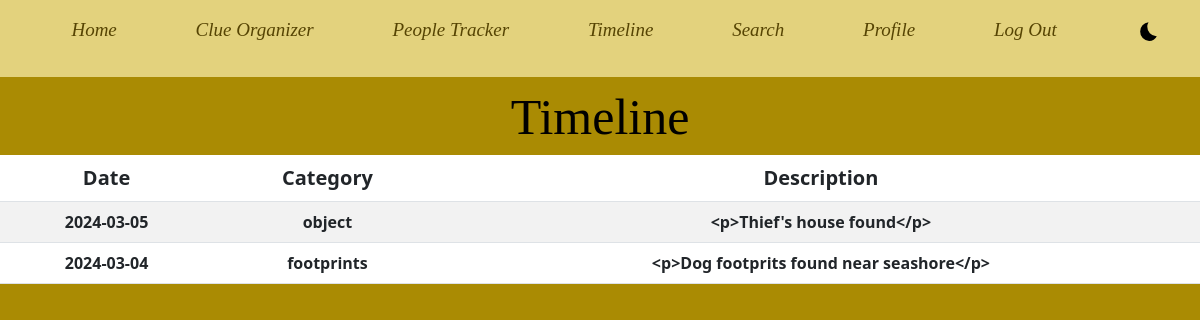
Before: /timeline (signed in) with the older database file.
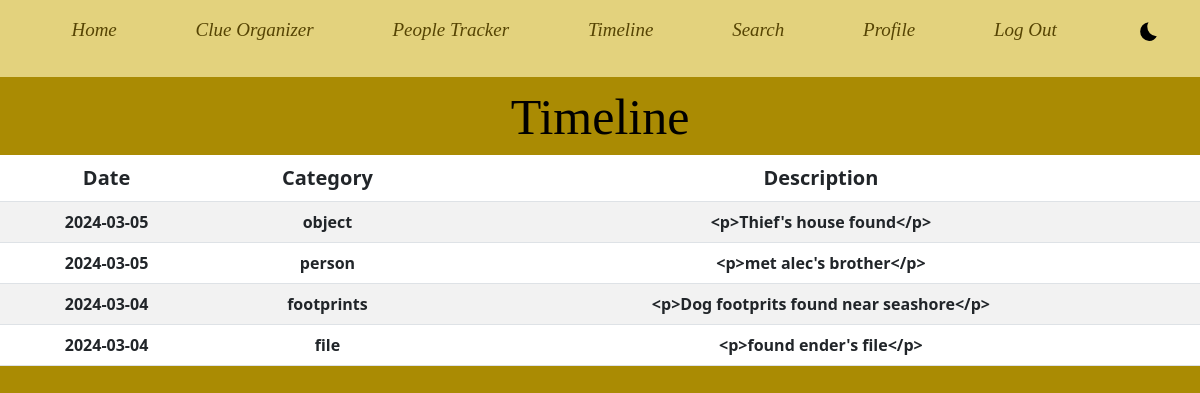
After: the same page with the newer database file.
### tables this page shows
CREATE TABLE clues (
  clue_id INTEGER PRIMARY KEY,
  category TEXT,
  date DATE,
  description TEXT,
  user_id INTEGER,
  FOREIGN KEY (user_id) REFERENCES users(id)
);

### app.py (the view)
@app.route("/timeline")
@login_required
def timeline():
  connection = get_db()
  cursor = connection.cursor()
  cursor.row_factory = sqlite3.Row
  cursor.execute("SELECT * FROM clues WHERE user_id = ? ORDER BY date DESC;", [session['user_id']])
  clueData = cursor.fetchall()
  cursor.close()
  return render_template("timeline.html", clueData=clueData)

### app.py (called while the page is built)
def get_db():
  db = getattr(g, '_database', None)
  if db is None:
    db= g._database = sqlite3.connect("mind-map.db")
  return db

### utils.py (called while the page is built)
def login_required(f):
    @wraps(f)
    def decorated_function(*args, **kwargs):
        if session.get("user_id") is None:
            return redirect("/login")
        return f(*args, **kwargs)
    return decorated_function

### templates/timeline.html (shortened to what this page needs)
{% extends "layout.html" %}
{% block css %}
<link rel="stylesheet" href="../static/css/timeline.css">{% endblock %}
{% block body %}
<div class="main">
  <div class="heading">
    Timeline
  </div>
  {% if clueData %}
    <table class="table table-striped table-hover">
      <thead>
        <tr class="trHead">
          <th>Date</th>
          <th>Category</th>
          <th>Description</th>
        </tr>
      </thead>
      <tbody>
        {% for clue in clueData %}
          <tr>
            <td>{{ clue.date }}</td>
            <td>{{ clue.category }}</td>
            <td>{{ clue.description }}</td>
          </tr>
        {% endfor %}
      </tbody>
    </table>
  {% else %}
    <h2> Nothing to show here. Add clues to display here</h2>
  {% endif %}
</div>
{% endblock %}

### templates/layout.html (shortened to what this page needs)
<!DOCTYPE html>
<html lang="en">
<head>
    <link href="https://cdn.jsdelivr.net/npm/bootstrap@5.3.0-alpha1/dist/css/bootstrap.min.css" rel="stylesheet">
    <link rel="stylesheet" href="../static/css/style.css">
    {% block css %}{% endblock %}
</head>
<body>
    <nav id="navbar">
        <ul>
            <li><a href="/home">Home</a></li>
            <li><a href="/clue">Clue Organizer</a></li>
            <li><a href="/people">People Tracker</a></li>
            <li><a href="/timeline">Timeline</a></li>
            <li><a href="/search">Search</a></li>
            <li><a href="/profile">Profile</a></li>
            <li><a href="/logout">Log Out</a></li>
            <li>
                <div class="switch" id="icon">
                    <img src="../static/images/dark_light_switch.svg" alt="">
                </div>
            </li>
        </ul>
    </nav>
    <div class="flash">
        {% block body %}{% endblock %}
    </div>
</body>
</html>

### static/css/style.css (style rules this page uses)
* { padding: 0; margin: 0; text-align: center; }
html { scroll-behavior: smooth; }
a { text-decoration: none; color: var(--nav_text); }
li { font-family: 'Crimes Times Six'; }
:root { --nav:rgb(227, 210, 125); --nav_text:rgb(86, 68, 3); --separator:rgb(170, 139, 3); --section:rgb(170, 139, 3); --button:rgba(32,55,67,0.6); --btn_text:white; }
nav { background-color: var(--nav); font-style: italic; z-index: 20; color: var(--nav_text); font-size: 19px; width: 100vw; position: fixed; }
.switch img { width: 25px; height: 25px; padding: 0; margin: 0; }
ul { display: flex; justify-content: space-around; }
ul li { list-style: none; padding: 16px; cursor: pointer; }
.heading { font-family: 'Crimes Times Six'; }

### static/css/timeline.css (style rules this page uses)
body { background-color: var(--bgcolor); color: var(--text); }
:root { --bgcolor:rgb(170, 139, 3); --text:black; }
tr { font-weight: 600; }
tbody tr td { color: var(--text); }
.trHead th { font-weight: 900; font-size: 20px; }
.heading { padding-top: 10vh; font-size: 50px; }

Changed rows visible on the page:
added clues: date "2024-03-05", category "person", description "<p>met alec's brother</p>"
added clues: date "2024-03-04", category "file", description "<p>found ender's file</p>"
